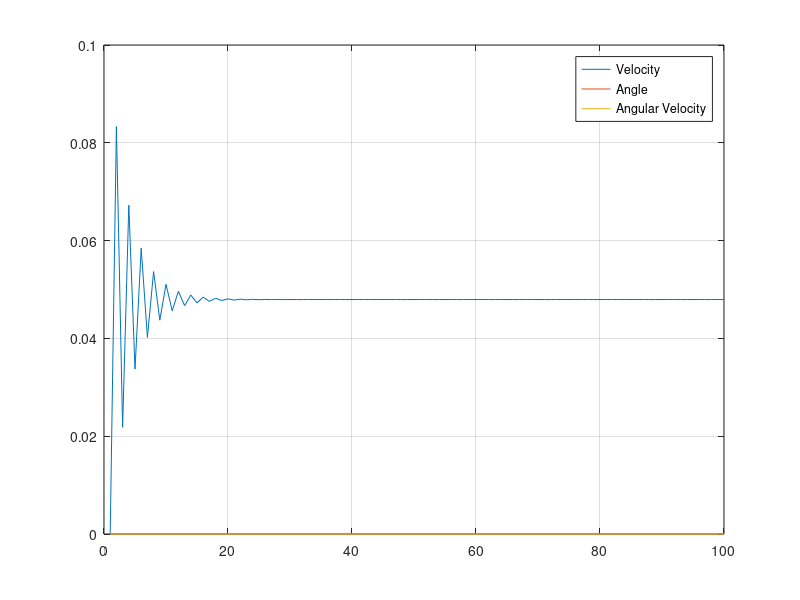
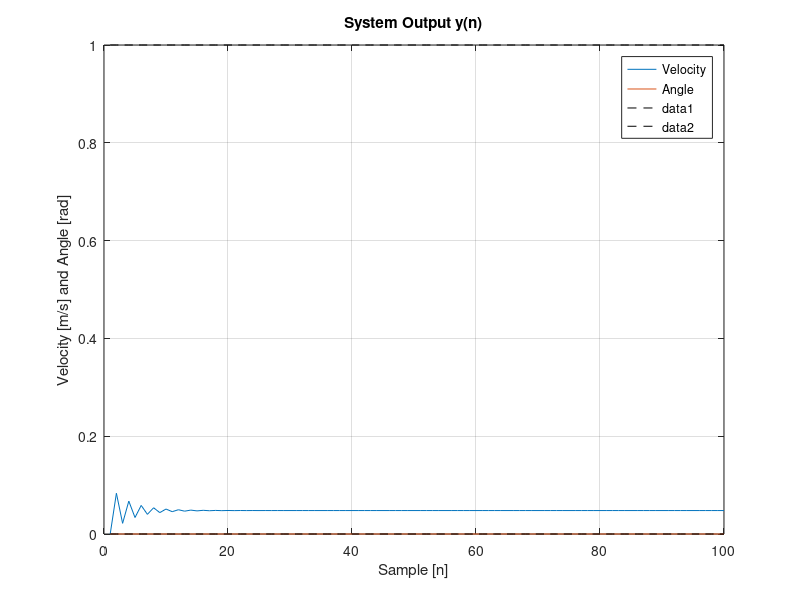
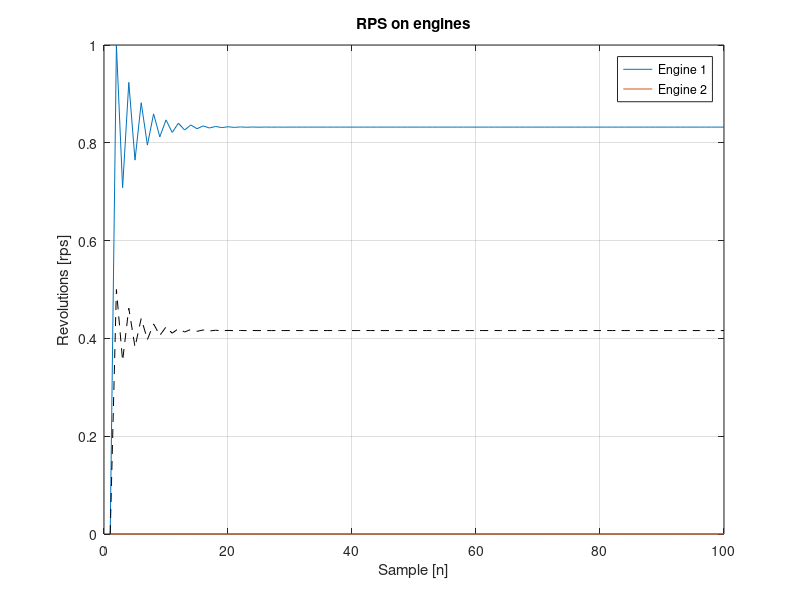
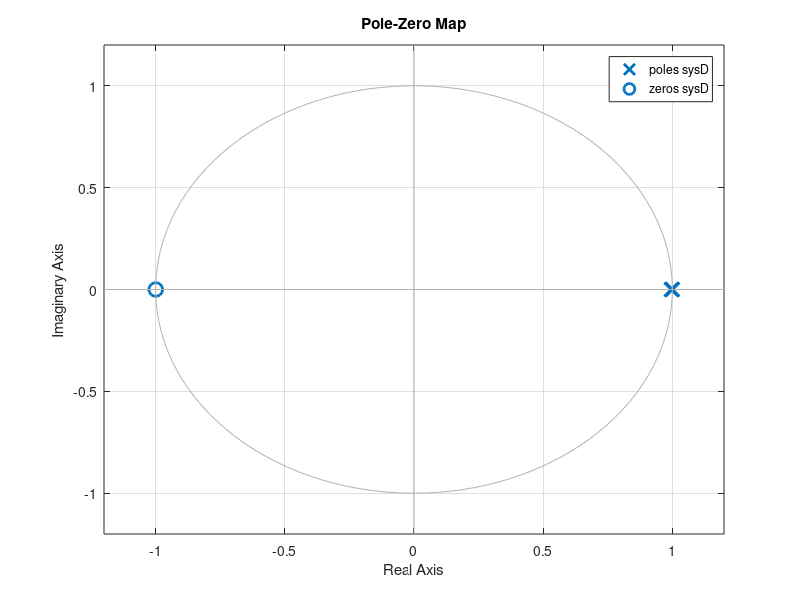

MATLAB code to generate these figures, in order:
%% Discrete System, take 2!
clc; clear all; clf;
K = 100;

ts = 0.01;
m = 12;
I = (1/12)*m*(0.25*0.25+1.05*1.05);
betaX = 0.4462
betaW = 0.0784


A = [-betaX 0 0;...
     0 0 1;...
     0 0 -betaW];

B = [1/m 0;...
     0 0;...
     0 1/I];

C = [1 0 0;...
     0 1 0];

sys = ss(A,B,C,0);
sysD = c2d(sys,ts)
h5 = figure(5);
pzmap(sysD)
poles = pole(sysD)

Q = diag([1/20 1/1000 1/20]); %1/max velocity^2, 1/max angle^2, 1/max ang. vel.^2
R = diag([1/1000 1/2500]);
F = lqr(sysD,Q,R);
%F = lqr(sysD,90*C'*C,eye(2));

A_nf =[sysD.a sysD.b;sysD.c sysD.d];
B_nf = [zeros(3,2);eye(2)];
N_f = inv(A_nf)*B_nf;
Nxf = N_f(1:3,:);
Nuf = N_f(4:5,:);
N = Nuf + F*Nxf;

rot(:,:,1) = eye(2);

r = [ones(1,K);
     zeros(1,K)];

x = zeros(3,K);
u = zeros(2,K);
y = zeros(2,K);

for n = 2:K
   % Rotation Matrices
    %rot(:,:,n) = [cos(x(2,n-1)) -sin(x(2,n-1));sin(x(2,n-1)) cos(x(2,n-1))];
    %r_boat(:,n) = inv(rot(:,:,n))*r(:,n);
   % System Simulation
   Fx(:,n) = -F*x(:,n-1);
   Nr(:,n) = r(:,n);
Input(:,n) = Fx(:,n)+Nr(:,n);
    u(:,n) = (Fx(:,n) + Nr(:,n));
    x(:,n) = sys.a*x(:,n-1)+sys.b*u(:,n);
    y(:,n) = (sys.c*x(:,n));
end

h1 = figure(1);
plot(x')
legend('Velocity','Angle','Angular Velocity')
grid on

h2 = figure(2);
plot(y')
hold on
legend('Velocity','Angle')
title('System Output y(n)')
plot(r','k--')
grid on
xlabel('Sample [n]');
ylabel('Velocity [m/s] and Angle [rad]');
% print(h2,'-depsc2','-painters','velang.eps')

h4 = figure(4);
plot(u')
hold on
plot(mean(u),'k--')
legend('Engine 1','Engine 2')
title('RPS on engines');
xlabel('Sample [n]');
ylabel('Revolutions [rps]');
grid on
% print(h4,'-depsc2','-painters','eng_in.eps')